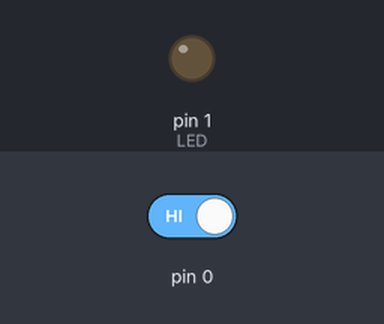
Bench run of a sketch on a simulated Arduino Uno, built with avr-gcc and run on an emulated ATmega328P. Shown: output pins drawn as LEDs (lit = HIGH). Inputs (shaded band) come from the test bench; at power-on: pin 0 HIGH.

Above: at 1.2 s.
1.3 s: pin 0 driven LOW
At 2.5 s:
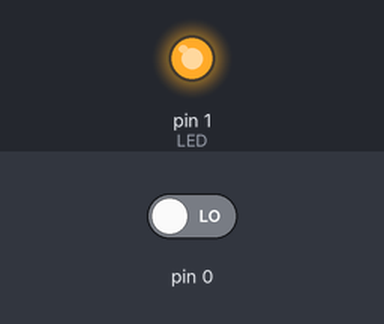
2.8 s: pin 0 driven HIGH
At 4.0 s:
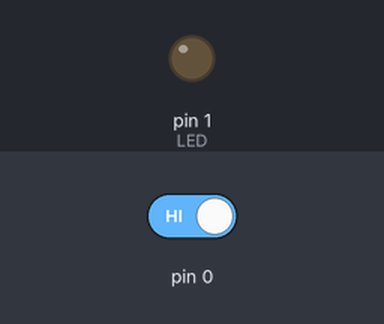
Timing chart, 0 to 5.8 s (numbered marks = the images above; inputs shaded):
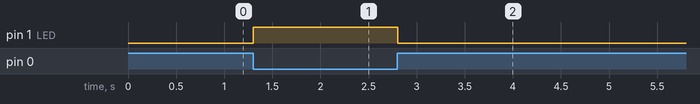

The sketch:

EpeeScoring.ino
```cpp
#define interval 500
#define LED 1
unsigned int countdown = 0;

// LED: pin 1: output: lights up when you get a valid touch, this signal gets
// transmitted to the transistor which opens current vout to buzzer
//
// STEAL: pin 2: output small current: connected to guard: Used to redirect flow from the opposing
// this turns the input pu to registor as high while open (as it connects to own guard) and when circut is made with opponents' guard
//
//recieve: pin 0: INPUT_PULLUP: connects to internal wire: normally in high state as it interacts with voltage, when grounded
// it signmals a touches

// ground: connected to internal wire: connects with receieve when epee touches


// the setup routine runs once when you press reset:
void setup() {
  // touch reciever
  // maybe just input (that way the steal from the other microcontroller will block touch)
  pinMode(0, INPUT);
//  create own pull down
  // signaler / LED
  pinMode(1, OUTPUT);

  // steal // no touch for you!!
  pinMode(2, INPUT_PULLUP);

}

// the loop routine runs over and over again forever:
void loop() {
  if (!digitalRead(0)) {  // if there is connectivity from ground to pin 0
    countdown = interval;  //set up the timer that the beep is going to go off
  }
  if(countdown > 0) {
    countdown--;
    digitalWrite(LED, HIGH);    // light up the LED
//    analogWrite(0, 255); //255
  }
  if (countdown <= 0){
    countdown = 0;
    digitalWrite(LED, LOW);     // otherwise, turn it off
//    analogWrite(0, 0);
  }
  delayMicroseconds(1); //microsecond
  // run every ms// fastest touch is 2 ms on foil, this will catch all touches
}
```

Measured:
- after the input at 1.3 s, pin 1 (LED): LOW → HIGH at once
- after the input at 2.8 s, pin 1 (LED): HIGH → LOW at once
